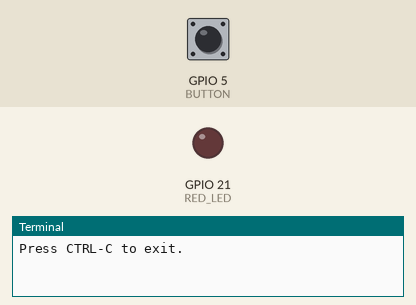
Recording of a program running on a simulated Raspberry Pi (BCM pin numbers). On the bench: output pins drawn as LEDs (lit = HIGH), the last lines printed to the terminal. The test bench sets the inputs (shaded band); at power-on: GPIO 5 (BUTTON) HIGH.

Above: at 1.2 s.
1.3 s: GPIO 5 (BUTTON) pulled LOW for 0.15 s
At 1.37 s:
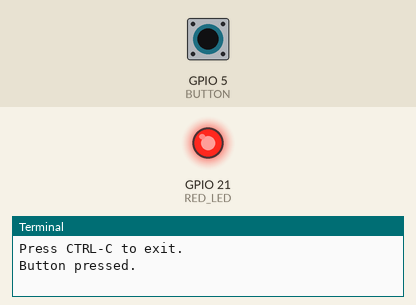
2.9 s: GPIO 5 (BUTTON) pulled LOW for 3.2 s
At 7.4 s:
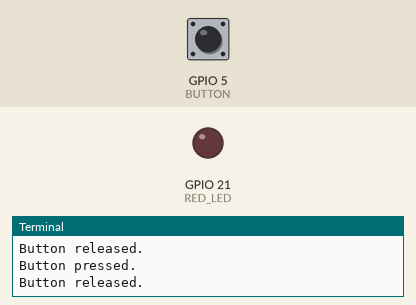
Timing chart, 0 to 8.9 s (numbered marks = the images above; inputs shaded):
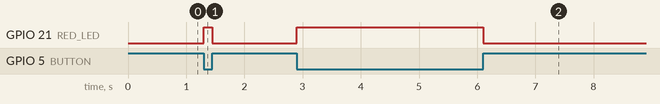

The program:

button_rpigpio_basic.py
```python
# (licence header left out)
# Imports
import RPi.GPIO as GPIO


# Pin Mapping
BUTTON = 5
RED_LED = 21


# Functions
def button_changed(button):
    if GPIO.input(button) == GPIO.LOW:
        print("Button pressed.")
        GPIO.output(RED_LED, GPIO.HIGH)
    else:
        print("Button released.")
        GPIO.output(RED_LED, GPIO.LOW)


# Pin Configuration
GPIO.setmode(GPIO.BCM)  # use BCM pin numbering
GPIO.setup(BUTTON, GPIO.IN, pull_up_down=GPIO.PUD_UP)  # enable microcontroller's internal pull-up resistor
GPIO.setup(RED_LED, GPIO.OUT)
GPIO.output(RED_LED, GPIO.LOW)
GPIO.add_event_detect(BUTTON, GPIO.BOTH, callback=button_changed, bouncetime=10)  # call button_changed() when button changes state with a debounce time of 10 ms


# Main
print("Press CTRL-C to exit.")
try:
    while True:
        pass
finally:  # exit cleanly when CTRL-C is pressed
    GPIO.cleanup()  # reset all GPIO resources
```

Measured:
- after the input at 1.3 s, GPIO 21 (RED_LED): LOW → HIGH at once, → LOW 0.15 s later
- after the input at 2.9 s, GPIO 21 (RED_LED): LOW → HIGH at once, → LOW 3.2 s later
